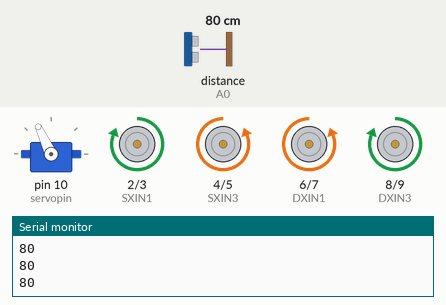
The sketch below on a simulated Arduino Uno, built with avr-gcc and run on an emulated ATmega328P. On the bench: servo, motor-driver pin pairs drawn as motors (green arrow = first pin HIGH = forward, orange = second pin HIGH = backward, longer = more drive), the last lines printed to the serial monitor. Inputs (shaded band) come from the test bench; at power-on: distance to the obstacle (sensor on A0) 80 cm. The echo pulse lasts 58.3 µs per cm.

Above: at 3.2 s.
3.3 s: distance to the obstacle (sensor on A0) set to 29 cm
4.8 s: distance to the obstacle (sensor on A0) set to 22 cm
At 6.8 s:
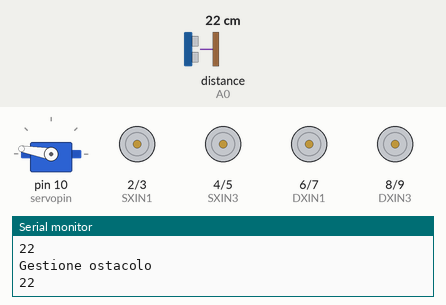
At 7.6 s:
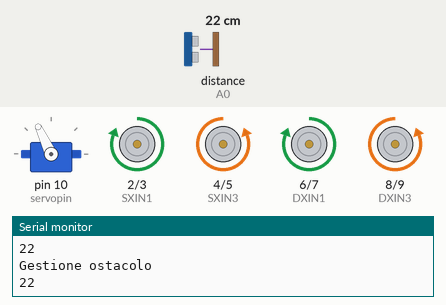
7.8 s: distance to the obstacle (sensor on A0) set to 35 cm
10.8 s: distance to the obstacle (sensor on A0) set to 2 cm
At 12.0 s:
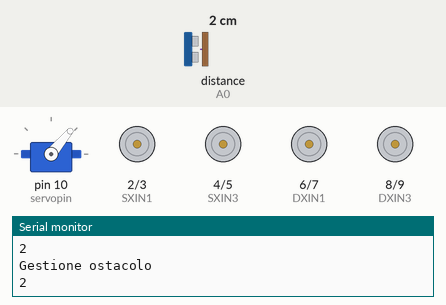
Timing chart, 0 to 14.7 s (numbered marks = the images above; inputs shaded):
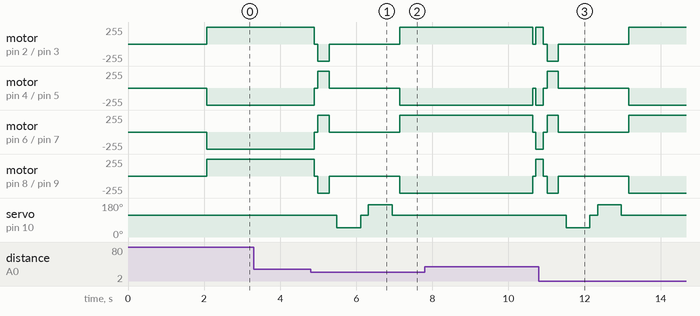

Measured:
- the behaviour switches between 26 and 25 cm on distance to the obstacle (sensor on A0) (found by bisection; images 0 and 1)

The sketch:

ARDUINO_OBSTACLE_AVOIDING_CAR_NOADAFRUIT.ino
```cpp
//ARDUINO OBSTACLE AVOIDING CAR//
// Before uploading the code you have to install the necessary library//
//AFMotor Library https://learn.adafruit.com/adafruit-motor-shield/library-install //
//NewPing Library https://github.com/livetronic/Arduino-NewPing//
//Servo Library https://github.com/arduino-libraries/Servo.git //
// To Install the libraries go to sketch >> Include Library >> Add .ZIP File >> Select the Downloaded ZIP files From the Above links //


#include <SR04.h>
#include <NewPing.h>
#include <Servo.h>


/*
 *                        ULTRASONIC SENSOR
 *                                |
 *                              SERVO
 *                                |
 *              L298N-SX <--- ARDUINO-1 ---> L298N DX
 *                |                                |
 *              /   \                            /   \
 *  DC MOTOR ANT    DC MOTOR POS     DC MOTOR ANT    DC MOTOR POS
 */


//Arduino
/*
 * 0-
 * 1-
 * 2- L298N SX IN1
 * 3- L298N SX IN2
 * 4- L298N SX IN3
 * 5- L298N SX IN4
 * 6- L298N DX IN1
 * 7- L298N DX IN2
 * 8- L298N DX IN3
 * 9- L298N DX IN4
 * 10-SERVO
 * 11 /
 * 12 /
 * 13 /
 * A0-TRIGGER
 * A1-ECHO
 *
 *
 *
 */


//Servo Motor
#define servopin 10

//Ultrasonic sensor
#define TRIG_PIN A0
#define ECHO_PIN A1

#define MAX_DISTANCE 200
#define MAX_SPEED 190 // sets speed of DC  motors
#define MAX_SPEED_OFFSET 20

// L298N SX
#define SXIN1 2
#define SXIN2 3
#define SXIN3 4
#define SXIN4 5

// L298N DX
#define DXIN1 6
#define DXIN2 7
#define DXIN3 8
#define DXIN4 9

/*Ultrasonic*/
SR04 sr04 = SR04(ECHO_PIN,TRIG_PIN);

int motor1pin1 ;
int motor1pin2;

int motor2pin1 ;
int motor2pin2 ;

int motor3pin1 ;
int motor3pin2;

int motor4pin1 ;
int motor4pin2 ;

Servo myservo;

boolean goesForward=false;
long distance;
int speedSet = 0;

void setup() {

  Serial.begin(9600);

/* Servo */
  myservo.attach(servopin);
  myservo.write(115);
  delay(2000);


/* Motors */

  //velocità
  pinMode(SXIN1, OUTPUT);
  pinMode(SXIN2, OUTPUT);
  pinMode(SXIN3, OUTPUT);
  pinMode(SXIN4, OUTPUT);
  pinMode(DXIN1, OUTPUT);
  pinMode(DXIN2, OUTPUT);
  pinMode(DXIN3, OUTPUT);
  pinMode(DXIN4, OUTPUT);


  //1 Anteriore SX - 1
   motor1pin1 = SXIN3;
   motor1pin2 = SXIN4;

  //2 Posteriose SX - 2
   motor2pin1 = SXIN1;
   motor2pin2 = SXIN2;


  //3 Anteriore DX - 3
  motor3pin1 = DXIN1;
  motor3pin2 = DXIN2;

  //4 Posteriore DX - 4
  motor4pin1 = DXIN3;
  motor4pin2 = DXIN4;

}

void loop() {

 int distanceR = 0;
 int distanceL =  0;
 distance = sr04.Distance();
 delay(40);
 Serial.println(distance);


 if(distance<=25)
 {
  Serial.println("Gestione ostacolo");
  Serial.println(distance);
  moveStop();
  delay(100);
  moveBackward();
  delay(300);
  moveStop();
  delay(200);
  distanceR = lookRight();
  delay(200);
  distanceL = lookLeft();
  delay(200);

  if(distanceR>=distanceL)
  {
    turnRight();
    moveStop();
  }else
  {
    turnLeft();
    moveStop();
  }
 }else
 {
  moveForward();
  //moveStop();
 }

}

long lookRight()
{
    myservo.write(50);
    delay(500);
    long distance = sr04.Distance();
    delay(100);
    myservo.write(115);
    return distance;
}

long lookLeft()
{
    myservo.write(170);
    delay(500);
    long distance = sr04.Distance();
    delay(100);
    myservo.write(115);
    return distance;
    delay(100);
}


void moveStop() {


  digitalWrite(motor1pin1, LOW);
  digitalWrite(motor1pin2, LOW);

  digitalWrite(motor2pin1, LOW);
  digitalWrite(motor2pin2, LOW);

  digitalWrite(motor3pin1, LOW);
  digitalWrite(motor3pin2, LOW);

  digitalWrite(motor4pin1, LOW);
  digitalWrite(motor4pin2, LOW);

  }

void moveForward() {

 if(!goesForward)
  {
    goesForward=true;

    digitalWrite(motor1pin1, LOW);
    digitalWrite(motor1pin2, HIGH);

    digitalWrite(motor2pin1, HIGH);
    digitalWrite(motor2pin2, LOW);

    digitalWrite(motor3pin1, LOW);
    digitalWrite(motor3pin2, HIGH);

    digitalWrite(motor4pin1, HIGH);
    digitalWrite(motor4pin2, LOW);


  }
}

void moveBackward() {
    goesForward=false;

    digitalWrite(motor1pin1, HIGH);
    digitalWrite(motor1pin2, LOW);

    digitalWrite(motor2pin1, LOW);
    digitalWrite(motor2pin2, HIGH);

    digitalWrite(motor3pin1, HIGH);
    digitalWrite(motor3pin2, LOW);

    digitalWrite(motor4pin1, LOW);
    digitalWrite(motor4pin2, HIGH );
}

void turnRight() {

    //1 e 2 Avanti, 3 e 4 indietro

   digitalWrite(motor1pin1, LOW);
    digitalWrite(motor1pin2, HIGH);

    digitalWrite(motor2pin1, HIGH);
    digitalWrite(motor2pin2, LOW);

    digitalWrite(motor3pin1, HIGH);
    digitalWrite(motor3pin2, LOW);

    digitalWrite(motor4pin1, LOW);
    digitalWrite(motor4pin2, HIGH );

  delay(3500);

    digitalWrite(motor1pin1, LOW);
    digitalWrite(motor1pin2, HIGH);

    digitalWrite(motor2pin1, HIGH);
    digitalWrite(motor2pin2, LOW);

    digitalWrite(motor3pin1, LOW);
    digitalWrite(motor3pin2, HIGH);

    digitalWrite(motor4pin1, HIGH);
    digitalWrite(motor4pin2, LOW);

}

void turnLeft() {

     //1 e 2 Indietri, 3 e 4 avanti

    digitalWrite(motor1pin1, HIGH);
    digitalWrite(motor1pin2, LOW);

    digitalWrite(motor2pin1, LOW);
    digitalWrite(motor2pin2, HIGH);

   digitalWrite(motor3pin1, LOW);
    digitalWrite(motor3pin2, HIGH);

    digitalWrite(motor4pin1, HIGH);
    digitalWrite(motor4pin2, LOW);

  delay(3500);
   digitalWrite(motor1pin1, LOW);
    digitalWrite(motor1pin2, HIGH);

    digitalWrite(motor2pin1, HIGH);
    digitalWrite(motor2pin2, LOW);

    digitalWrite(motor3pin1, LOW);
    digitalWrite(motor3pin2, HIGH);

    digitalWrite(motor4pin1, HIGH);
    digitalWrite(motor4pin2, LOW);
}
```
